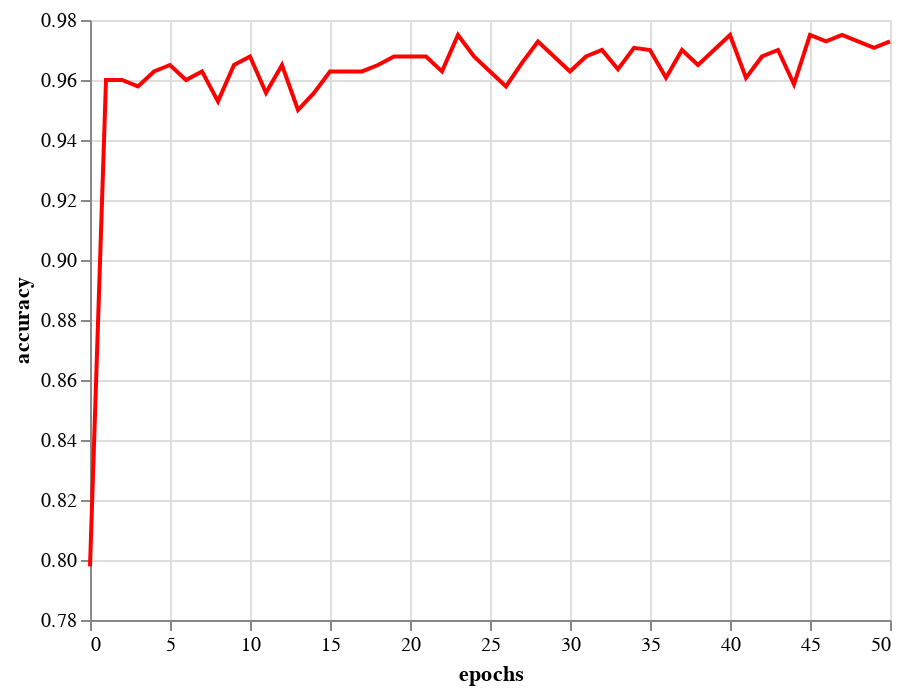

The cell this chart's notebook holds for it:
### Code cell
alt.Chart(data_3).mark_line().encode(
    x='epochs',
    y=alt.Y('accuracy', scale=alt.Scale(zero=False)),
    color=alt.value("#FF0000")
)

### Figure 1 — Vega-Lite specification as saved in the notebook (floating-point values rounded to 4 significant figures)
{"config": {"view": {"continuousWidth": 400, "continuousHeight": 300}}, "data": {"name": "data-ab98f71bfb48b3cd9d62cd348424eb3c"}, "mark": "line", "encoding": {"color": {"value": "#FF0000"}, "x": {"type": "quantitative", "field": "epochs"}, "y": {"type": "quantitative", "field": "accuracy", "scale": {"zero": false}}}, "$schema": "https://vega.github.io/schema/vega-lite/v4.8.1.json", "datasets": {"data-ab98f71bfb48b3cd9d62cd348424eb3c": [{"loss": 0.2549, "accuracy": 0.7979, "epochs": 0}, {"loss": 0.1679, "accuracy": 0.96, "epochs": 1}, {"loss": 0.2815, "accuracy": 0.96, "epochs": 2}, {"loss": 0.183, "accuracy": 0.9579, "epochs": 3}, {"loss": 0.1651, "accuracy": 0.9629, "epochs": 4}, {"loss": 0.1475, "accuracy": 0.965, "epochs": 5}, {"loss": 0.154, "accuracy": 0.96, "epochs": 6}, {"loss": 0.1425, "accuracy": 0.9629, "epochs": 7}, {"loss": 0.1535, "accuracy": 0.9529, "epochs": 8}, {"loss": 0.1407, "accuracy": 0.965, "epochs": 9}, {"loss": 0.1455, "accuracy": 0.9679, "epochs": 10}, {"loss": 0.1499, "accuracy": 0.9557, "epochs": 11}, {"loss": 0.1392, "accuracy": 0.965, "epochs": 12}, {"loss": 0.1439, "accuracy": 0.95, "epochs": 13}, {"loss": 0.156, "accuracy": 0.9557, "epochs": 14}, {"loss": 0.1403, "accuracy": 0.9629, "epochs": 15}, {"loss": 0.1341, "accuracy": 0.9629, "epochs": 16}, {"loss": 0.1388, "accuracy": 0.9629, "epochs": 17}, {"loss": 0.1372, "accuracy": 0.965, "epochs": 18}, {"loss": 0.1358, "accuracy": 0.9679, "epochs": 19}, {"loss": 0.1337, "accuracy": 0.9679, "epochs": 20}, {"loss": 0.1413, "accuracy": 0.9679, "epochs": 21}, {"loss": 0.1329, "accuracy": 0.9629, "epochs": 22}, {"loss": 0.1254, "accuracy": 0.975, "epochs": 23}, {"loss": 0.1307, "accuracy": 0.9679, "epochs": 24}, {"loss": 0.134, "accuracy": 0.9629, "epochs": 25}, {"loss": 0.135, "accuracy": 0.9579, "epochs": 26}, {"loss": 0.1348, "accuracy": 0.9657, "epochs": 27}, {"loss": 0.1332, "accuracy": 0.9729, "epochs": 28}, {"loss": 0.1276, "accuracy": 0.9679, "epochs": 29}, {"loss": 0.1428, "accuracy": 0.9629, "epochs": 30}, {"loss": 0.1339, "accuracy": 0.9679, "epochs": 31}, {"loss": 0.1242, "accuracy": 0.97, "epochs": 32}, {"loss": 0.1547, "accuracy": 0.9636, "epochs": 33}, {"loss": 0.1298, "accuracy": 0.9707, "epochs": 34}, {"loss": 0.1306, "accuracy": 0.97, "epochs": 35}, {"loss": 0.1617, "accuracy": 0.9607, "epochs": 36}, {"loss": 0.154, "accuracy": 0.97, "epochs": 37}, {"loss": 0.128, "accuracy": 0.965, "epochs": 38}, {"loss": 0.1232, "accuracy": 0.97, "epochs": 39}, {"loss": 0.118, "accuracy": 0.975, "epochs": 40}, {"loss": 0.134, "accuracy": 0.9607, "epochs": 41}, {"loss": 0.1313, "accuracy": 0.9679, "epochs": 42}, {"loss": 0.1301, "accuracy": 0.97, "epochs": 43}, {"loss": 0.1384, "accuracy": 0.9586, "epochs": 44}, {"loss": 0.1234, "accuracy": 0.975, "epochs": 45}, {"loss": 0.1241, "accuracy": 0.9729, "epochs": 46}, {"loss": 0.124, "accuracy": 0.975, "epochs": 47}, {"loss": 0.1223, "accuracy": 0.9729, "epochs": 48}, {"loss": 0.131, "accuracy": 0.9707, "epochs": 49}, {"loss": 0.1244, "accuracy": 0.9729, "epochs": 50}]}}
